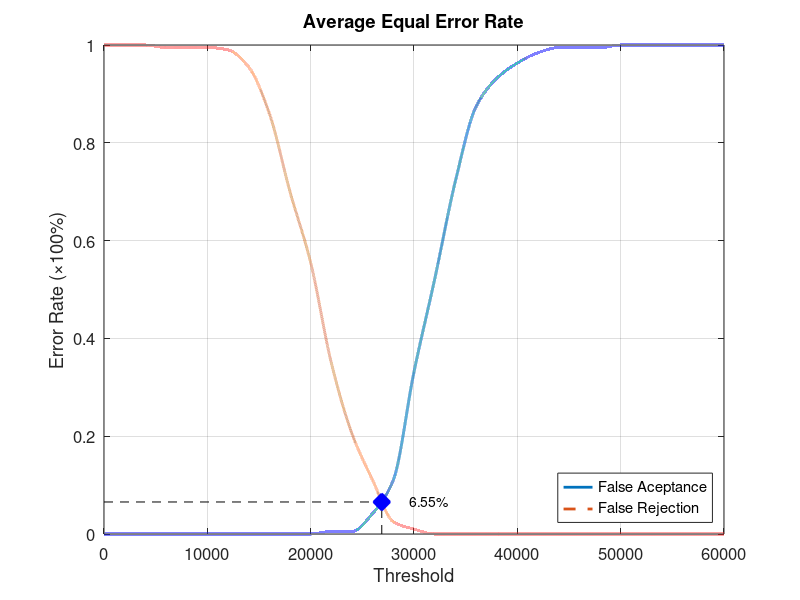
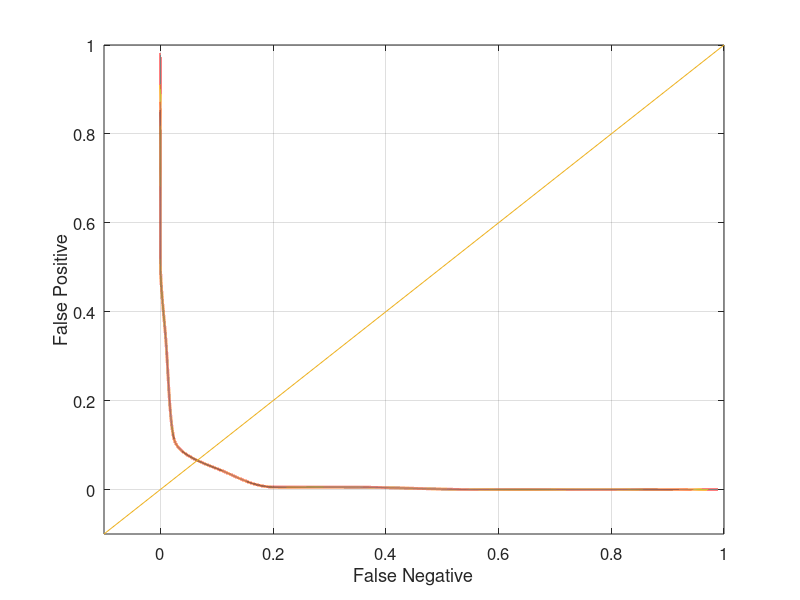

These figures' MATLAB source, in order:
function yEER = Database3_2
close all;
clear;
clc;
x = 0:2000:60000;
xq = 0:0.5:60000;

y0 = [0 0 0 0 0 0 0 0 0 0 0 0.00526316 0.00526316 0.0421053 0.110526 0.331579 0.521053 0.721053 0.873684 0.931579 0.963158 0.984211 0.994737 0.994737 0.994737 1 1 1 1 1 1];
yy0 = interp1(x, y0, xq, 'pchip');
y1 = [1 1 1 0.995 0.995 0.995 0.99 0.955 0.86 0.7 0.555 0.35 0.205 0.11 0.025 0.01 0 0 0 0 0 0 0 0 0 0 0 0 0 0 0];
yy1 = interp1(x, y1, xq, 'pchip');

% Calculating EER: 
y2 = abs(y0 - y1);
find(y2 == min(y2))
yy2 = abs(yy0 - yy1);
xEER = find(yy2 == min(yy2));
xEERIndex = xq(xEER) % X-axis EER
yEER = yy0(xEER) % Y-axis EER

main = figure
plot(xq, yy0,'-','LineWidth', 2);	hold on
plot(xq, yy1,'--','LineWidth', 2);	hold on
plot([xEERIndex xEERIndex], [0 yEER], 'k--');	hold on
plot([0 xEERIndex], [yEER yEER], 'k--');	hold on
plot(xEERIndex, yEER, 'bx', 'LineWidth', 10);	hold on
text(xEERIndex + 10 * xEERIndex / 100, yEER, [num2str(round((10000 * yEER)) / 100) '%'])
legend('False Aceptance', 'False Rejection', 'Location', 'SouthEast')
xlabel('Threshold')
ylabel('Error Rate (\times100%)')
title('Average Equal Error Rate')
set(gca, 'FontSize', 12)
axis([0 60000 0 1])
grid on

print(main, 'Database3_2Main', '-dpng');
FNRxFPR = figure('Color', [1 1 1]);
plot(yy1, yy0, '-', yy1, yy0, 'LineWidth', 2);
hold on
y = -0.1:0.1:1
plot(y, y); 
set(gca, 'FontSize', 12)
xlabel('False Negative')
ylabel('False Positive')
axis([-0.1 1 -0.1 1])
set(gca, 'FontSize', 12)
grid on

print(FNRxFPR, 'Database3_2FNRxFPR','-dpng');
end
